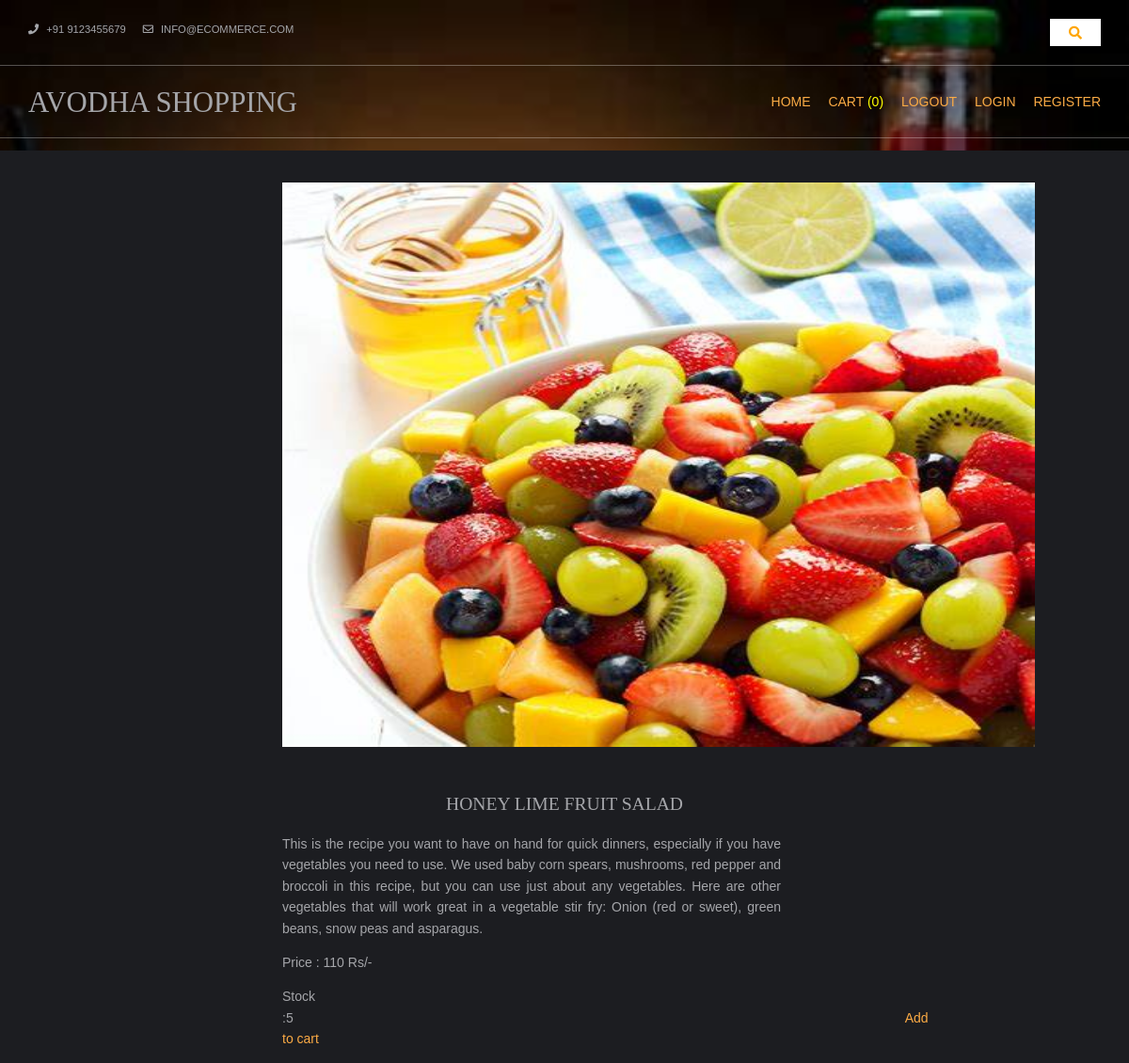
The app's page /fruit-receips/honey-lime-fruit-salad/ with its own data.
### Home/models.py (models this page shows, shortened)
class products(models.Model):
    name = models.CharField(max_length=250, unique=True)
    productslug = models.SlugField(max_length=250, unique=True)
    desc = models.TextField()
    img = models.ImageField(upload_to='ImageEcommerce')
    stock = models.IntegerField()
    availability = models.BooleanField()
    price = models.IntegerField()
    category = models.ForeignKey(categories, on_delete=models.CASCADE)

### Home/views.py (the view)
# urls.py: path('<slug:c_slug>/<slug:p_slug>/',views.productdetails,name="details"),
def productdetails (request,c_slug,p_slug):
    try:
        prod_details = products.objects.get(category__categoriesslug=c_slug, productslug=p_slug)
    except Exception as e:
        raise e
    return render(request, "itemdetails.html", {'pro': prod_details})

### cart/context_processor.py (called while the page is built)
def count(request):
    item_count = 0
    if 'admin' in request.path:
        return ()
    else:
        try:
            ct = Cartlist.objects.filter(cart_id=c_id(request))
            cti = items_in_cart.objects.all().filter(cart_carts=ct[:1])
            for c in cti:
                item_count += c.quantity_cart
        except Cartlist.DoesNotExist:
            item_count = 0
    return dict(ic=item_count)

### cart/views.py (called while the page is built)
def c_id(request):
    ct_id = request.session.session_key
    if not ct_id:
        ct_id = request.session.create()
    return ct_id

### templates/itemdetails.html (shortened to what this page needs)
{% extends 'homepagebase.html' %}
{% load static %}
{% block content %}
<html lang="en">
<head>
</head>
    <div class="container-fluid">
       <div class="tm-site-header tm-mb-1">
          <div class="tm-site-name-container tm-bg-color-1">
              <h1 style="text-align:center;padding-top:14px">{{prdt.name}}</h1>
           </div>
        </div>
        <section class="tm-mb-1" id="about">
            <div class="tm-row tm-about-row">
                <div class="tm-section-1-l">
                    <img src="{{pro.img.url}}" style="height:600px;width:1200;padding-right:100px;padding-left:300px;">
                </div>
                <article class="tm-section-1-r tm-bg-color-8">
                    <h2  style="text-align:center;padding-top:50px;" class="tm-mb-2 tm-title-color">{{pro.name}}</h2>
                    <div class="detail">
                    <p>{{pro.desc}}</p>
                    <p>Price : {{pro.price}} Rs/-</p>
                        {% if pro.stock <= 0 %}
                             <h4 style="color:Red;font-size:14px;">No stock is available</h4>
                        {% else %}
                             <p>Stock :{{pro.stock}}<a href="{% url 'addtocart' pro.id %}"  class="tm-btn tm-btn-1 tm-link-to-services" style="padding-left:650px;">Add to cart</a></p>
                        {% endif %}
                    </div>
                </article>
            </div>
        </section>
  </div>
{% endblock %}

### static/homepagefile/layout/styles/layout.css (style rules this page uses)
*, *::before, *::after { transition:all .3s ease-in-out; }
body { color:#A5A6AA; background-color:#1C1D21; }
a { color:#FBAB45; }

### static/homepagefile/layout/styles/framework.css (style rules this page uses)
html { overflow-y:scroll; overflow-x:hidden; }
html, body { margin:0; padding:0; font-size:14px; line-height:1.6em; }
*, *::before, *::after { box-sizing:border-box; }
a { outline:none; text-decoration:none; }
img { width:auto; max-width:100%; height:auto; margin:0; padding:0; border:none; line-height:normal; vertical-align:middle; }
body, input, textarea, select { font-family:Verdana, Geneva, sans-serif; }
h1, h2, h3, h4, h5, h6, .heading { font-family:Georgia, "Times New Roman", Times, serif; }
::placeholder { opacity:1; }
h1, h2, h3, h4, h5, h6, .heading { margin:0 0 20px 0; font-size:1.4rem; line-height:normal; font-weight:normal; text-transform:uppercase; }
address, article, aside, figcaption, figure, footer, header, main, nav, section { display:block; margin:0; padding:0; }

### templates/homepagebase.html (style rules this page uses)
.detail { padding-right:100px; padding-left:300px; text-align:center; text-align:justify; padding-right:370px; padding-left:300px; }

### records on screen
products: img (picture), name "HONEY LIME FRUIT SALAD", desc "This is the recipe you want to have on hand for quick dinners, especially if you have vegetables you need to use. We used baby corn spears, mushrooms, red pepper and broccoli in this recipe, but you can use just about any vegetables. Here are other vegetables that will work great in a vegetable stir fry: Onion (red or sweet), green beans, snow peas and asparagus.", price "110", stock "5"

### other values on screen
{{ ic }} "0"
